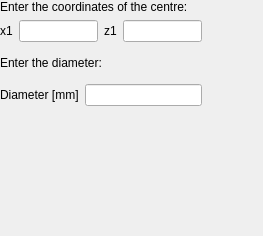
<?xml version="1.0" encoding="UTF-8"?>
<ui version="4.0">
 <class>DeleteSupportsLayout</class>
 <widget class="QWidget" name="DeleteSupportsLayout">
  <property name="geometry">
   <rect>
    <x>0</x>
    <y>0</y>
    <width>263</width>
    <height>236</height>
   </rect>
  </property>
  <property name="windowTitle">
   <string>Form</string>
  </property>
  <widget class="QWidget" name="verticalLayoutWidget">
   <property name="geometry">
    <rect>
     <x>0</x>
     <y>0</y>
     <width>202</width>
     <height>141</height>
    </rect>
   </property>
   <layout class="QVBoxLayout" name="verticalLayout">
    <item>
     <layout class="QVBoxLayout" name="mainLayout">
      <item>
       <widget class="QLabel" name="label">
        <property name="text">
         <string>Enter the coordinates of the centre:</string>
        </property>
       </widget>
      </item>
      <item>
       <layout class="QGridLayout" name="gridLayout">
        <item row="0" column="2">
         <widget class="QLabel" name="label_2">
          <property name="text">
           <string>z1</string>
          </property>
         </widget>
        </item>
        <item row="0" column="1">
         <widget class="QLineEdit" name="centreX1LineEdit"/>
        </item>
        <item row="0" column="0">
         <widget class="QLabel" name="label_3">
          <property name="text">
           <string>x1</string>
          </property>
         </widget>
        </item>
        <item row="0" column="3">
         <widget class="QLineEdit" name="centreZ1LineEdit"/>
        </item>
       </layout>
      </item>
     </layout>
    </item>
    <item>
     <widget class="QLabel" name="label_4">
      <property name="text">
       <string>Enter the diameter:</string>
      </property>
     </widget>
    </item>
    <item>
     <layout class="QGridLayout" name="gridLayout_2">
      <item row="1" column="0">
       <widget class="QLabel" name="label_5">
        <property name="text">
         <string>Diameter [mm]</string>
        </property>
       </widget>
      </item>
      <item row="1" column="1">
       <widget class="QLineEdit" name="diameterLineEdit"/>
      </item>
     </layout>
    </item>
    <item>
     <widget class="QLabel" name="label_6">
      <property name="text">
       <string/>
      </property>
     </widget>
    </item>
   </layout>
  </widget>
 </widget>
 <resources/>
 <connections/>
</ui>
